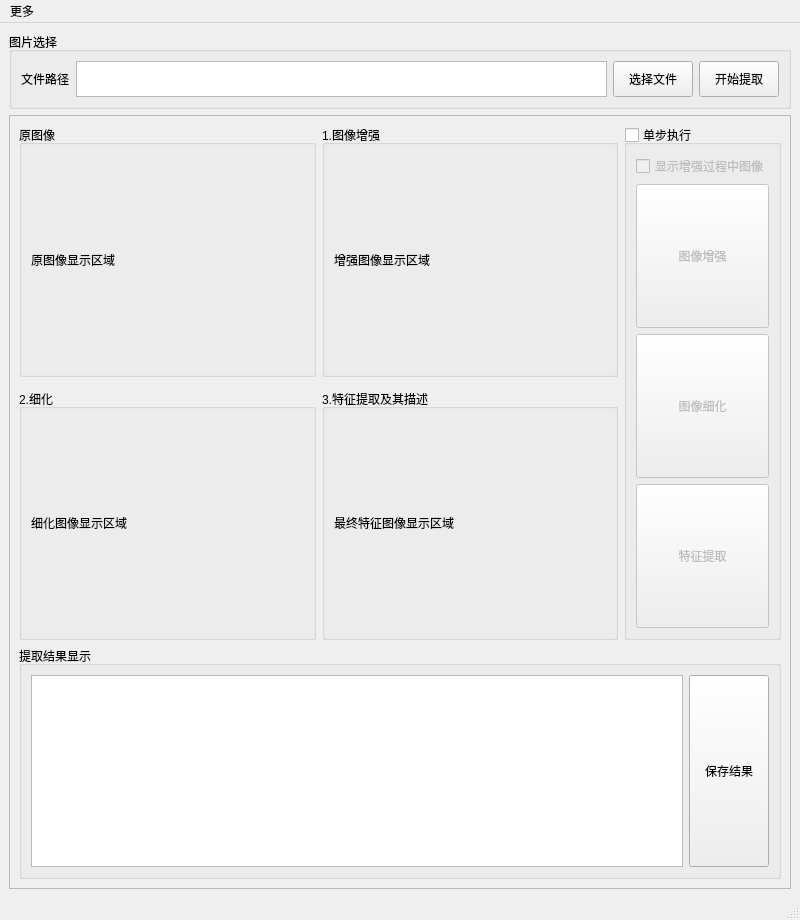
<?xml version="1.0" encoding="UTF-8"?>
<ui version="4.0">
 <class>MainWindow</class>
 <widget class="QMainWindow" name="MainWindow">
  <property name="geometry">
   <rect>
    <x>0</x>
    <y>0</y>
    <width>800</width>
    <height>920</height>
   </rect>
  </property>
  <property name="sizePolicy">
   <sizepolicy hsizetype="Fixed" vsizetype="Fixed">
    <horstretch>0</horstretch>
    <verstretch>0</verstretch>
   </sizepolicy>
  </property>
  <property name="windowTitle">
   <string>指纹特征识别、提取系统——by李嘉毅</string>
  </property>
  <property name="windowIcon">
   <iconset>
    <normaloff>C:/Users/18344/.designer/backup/icon.jpg</normaloff>C:/Users/18344/.designer/backup/icon.jpg</iconset>
  </property>
  <widget class="QWidget" name="centralwidget">
   <layout class="QGridLayout" name="gridLayout_3">
    <item row="0" column="0">
     <widget class="QGroupBox" name="SelectImageBox">
      <property name="sizePolicy">
       <sizepolicy hsizetype="Preferred" vsizetype="Expanding">
        <horstretch>0</horstretch>
        <verstretch>1</verstretch>
       </sizepolicy>
      </property>
      <property name="title">
       <string>图片选择</string>
      </property>
      <layout class="QGridLayout" name="gridLayout">
       <item row="0" column="0">
        <widget class="QLabel" name="FilenameLabel">
         <property name="text">
          <string>文件路径</string>
         </property>
        </widget>
       </item>
       <item row="0" column="1">
        <widget class="QTextBrowser" name="FilenameBrowser">
         <property name="sizePolicy">
          <sizepolicy hsizetype="Expanding" vsizetype="Ignored">
           <horstretch>0</horstretch>
           <verstretch>0</verstretch>
          </sizepolicy>
         </property>
        </widget>
       </item>
       <item row="0" column="2">
        <layout class="QHBoxLayout" name="BeginLayout">
         <item>
          <widget class="QPushButton" name="SelectImageButton">
           <property name="sizePolicy">
            <sizepolicy hsizetype="Minimum" vsizetype="Preferred">
             <horstretch>0</horstretch>
             <verstretch>0</verstretch>
            </sizepolicy>
           </property>
           <property name="text">
            <string>选择文件</string>
           </property>
          </widget>
         </item>
         <item>
          <widget class="QPushButton" name="BeginTestButton">
           <property name="sizePolicy">
            <sizepolicy hsizetype="Minimum" vsizetype="Preferred">
             <horstretch>0</horstretch>
             <verstretch>0</verstretch>
            </sizepolicy>
           </property>
           <property name="text">
            <string>开始提取</string>
           </property>
          </widget>
         </item>
        </layout>
       </item>
      </layout>
     </widget>
    </item>
    <item row="1" column="0">
     <widget class="QFrame" name="ResFrame">
      <property name="sizePolicy">
       <sizepolicy hsizetype="Preferred" vsizetype="Expanding">
        <horstretch>0</horstretch>
        <verstretch>10</verstretch>
       </sizepolicy>
      </property>
      <property name="frameShape">
       <enum>QFrame::StyledPanel</enum>
      </property>
      <property name="frameShadow">
       <enum>QFrame::Raised</enum>
      </property>
      <layout class="QGridLayout" name="gridLayout_4">
       <item row="2" column="1">
        <widget class="QGroupBox" name="FeatureBox">
         <property name="sizePolicy">
          <sizepolicy hsizetype="Preferred" vsizetype="Preferred">
           <horstretch>5</horstretch>
           <verstretch>5</verstretch>
          </sizepolicy>
         </property>
         <property name="title">
          <string>3.特征提取及其描述</string>
         </property>
         <property name="checkable">
          <bool>false</bool>
         </property>
         <layout class="QHBoxLayout" name="horizontalLayout_3">
          <item>
           <widget class="QLabel" name="FeatureView">
            <property name="text">
             <string>最终特征图像显示区域</string>
            </property>
           </widget>
          </item>
         </layout>
        </widget>
       </item>
       <item row="0" column="1">
        <widget class="QGroupBox" name="ImageEnhanceBox">
         <property name="sizePolicy">
          <sizepolicy hsizetype="Preferred" vsizetype="Preferred">
           <horstretch>5</horstretch>
           <verstretch>5</verstretch>
          </sizepolicy>
         </property>
         <property name="title">
          <string>1.图像增强</string>
         </property>
         <layout class="QHBoxLayout" name="horizontalLayout">
          <item>
           <widget class="QLabel" name="EnhanceView">
            <property name="sizePolicy">
             <sizepolicy hsizetype="Preferred" vsizetype="Preferred">
              <horstretch>0</horstretch>
              <verstretch>0</verstretch>
             </sizepolicy>
            </property>
            <property name="text">
             <string>增强图像显示区域</string>
            </property>
           </widget>
          </item>
         </layout>
        </widget>
       </item>
       <item row="0" column="0">
        <widget class="QGroupBox" name="ImageSource">
         <property name="sizePolicy">
          <sizepolicy hsizetype="Preferred" vsizetype="Preferred">
           <horstretch>5</horstretch>
           <verstretch>5</verstretch>
          </sizepolicy>
         </property>
         <property name="title">
          <string>原图像</string>
         </property>
         <layout class="QHBoxLayout" name="horizontalLayout_4">
          <item>
           <widget class="QLabel" name="ImageView">
            <property name="sizePolicy">
             <sizepolicy hsizetype="Preferred" vsizetype="Preferred">
              <horstretch>0</horstretch>
              <verstretch>0</verstretch>
             </sizepolicy>
            </property>
            <property name="text">
             <string>原图像显示区域</string>
            </property>
           </widget>
          </item>
         </layout>
        </widget>
       </item>
       <item row="2" column="0">
        <widget class="QGroupBox" name="ThinBox">
         <property name="sizePolicy">
          <sizepolicy hsizetype="Preferred" vsizetype="Preferred">
           <horstretch>5</horstretch>
           <verstretch>5</verstretch>
          </sizepolicy>
         </property>
         <property name="title">
          <string>2.细化</string>
         </property>
         <layout class="QHBoxLayout" name="horizontalLayout_2">
          <item>
           <widget class="QLabel" name="ThinView">
            <property name="text">
             <string>细化图像显示区域</string>
            </property>
           </widget>
          </item>
         </layout>
        </widget>
       </item>
       <item row="3" column="0" colspan="3">
        <widget class="QGroupBox" name="ResBox">
         <property name="title">
          <string>提取结果显示</string>
         </property>
         <layout class="QGridLayout" name="gridLayout_2">
          <item row="0" column="0">
           <widget class="QTextBrowser" name="ResTextBrowser">
            <property name="sizePolicy">
             <sizepolicy hsizetype="Expanding" vsizetype="Expanding">
              <horstretch>5</horstretch>
              <verstretch>2</verstretch>
             </sizepolicy>
            </property>
           </widget>
          </item>
          <item row="0" column="1">
           <widget class="QPushButton" name="SaveButton">
            <property name="sizePolicy">
             <sizepolicy hsizetype="Minimum" vsizetype="Preferred">
              <horstretch>0</horstretch>
              <verstretch>0</verstretch>
             </sizepolicy>
            </property>
            <property name="text">
             <string>保存结果</string>
            </property>
           </widget>
          </item>
         </layout>
        </widget>
       </item>
       <item row="0" column="2" rowspan="3">
        <widget class="QGroupBox" name="StepByStepBox">
         <property name="title">
          <string>单步执行</string>
         </property>
         <property name="checkable">
          <bool>true</bool>
         </property>
         <property name="checked">
          <bool>false</bool>
         </property>
         <layout class="QVBoxLayout" name="verticalLayout">
          <item>
           <widget class="QCheckBox" name="checkBox">
            <property name="text">
             <string>显示增强过程中图像</string>
            </property>
           </widget>
          </item>
          <item>
           <widget class="QPushButton" name="EnhanceButton">
            <property name="sizePolicy">
             <sizepolicy hsizetype="Minimum" vsizetype="Preferred">
              <horstretch>0</horstretch>
              <verstretch>0</verstretch>
             </sizepolicy>
            </property>
            <property name="text">
             <string>图像增强</string>
            </property>
           </widget>
          </item>
          <item>
           <widget class="QPushButton" name="ThinButton">
            <property name="sizePolicy">
             <sizepolicy hsizetype="Minimum" vsizetype="Preferred">
              <horstretch>0</horstretch>
              <verstretch>0</verstretch>
             </sizepolicy>
            </property>
            <property name="text">
             <string>图像细化</string>
            </property>
           </widget>
          </item>
          <item>
           <widget class="QPushButton" name="FeatureButton">
            <property name="sizePolicy">
             <sizepolicy hsizetype="Minimum" vsizetype="Preferred">
              <horstretch>0</horstretch>
              <verstretch>0</verstretch>
             </sizepolicy>
            </property>
            <property name="text">
             <string>特征提取</string>
            </property>
           </widget>
          </item>
         </layout>
        </widget>
       </item>
      </layout>
     </widget>
    </item>
   </layout>
   <zorder>ResFrame</zorder>
   <zorder>SelectImageBox</zorder>
  </widget>
  <widget class="QMenuBar" name="menubar">
   <property name="geometry">
    <rect>
     <x>0</x>
     <y>0</y>
     <width>800</width>
     <height>26</height>
    </rect>
   </property>
   <widget class="QMenu" name="menu">
    <property name="title">
     <string>更多</string>
    </property>
    <addaction name="Author"/>
    <addaction name="actionxuehao"/>
   </widget>
   <addaction name="menu"/>
  </widget>
  <widget class="QStatusBar" name="statusbar"/>
  <action name="Author">
   <property name="text">
    <string>作者：李嘉毅</string>
   </property>
  </action>
  <action name="actionxuehao">
   <property name="text">
    <string>学号：202121019156</string>
   </property>
  </action>
 </widget>
 <resources/>
 <connections/>
</ui>
